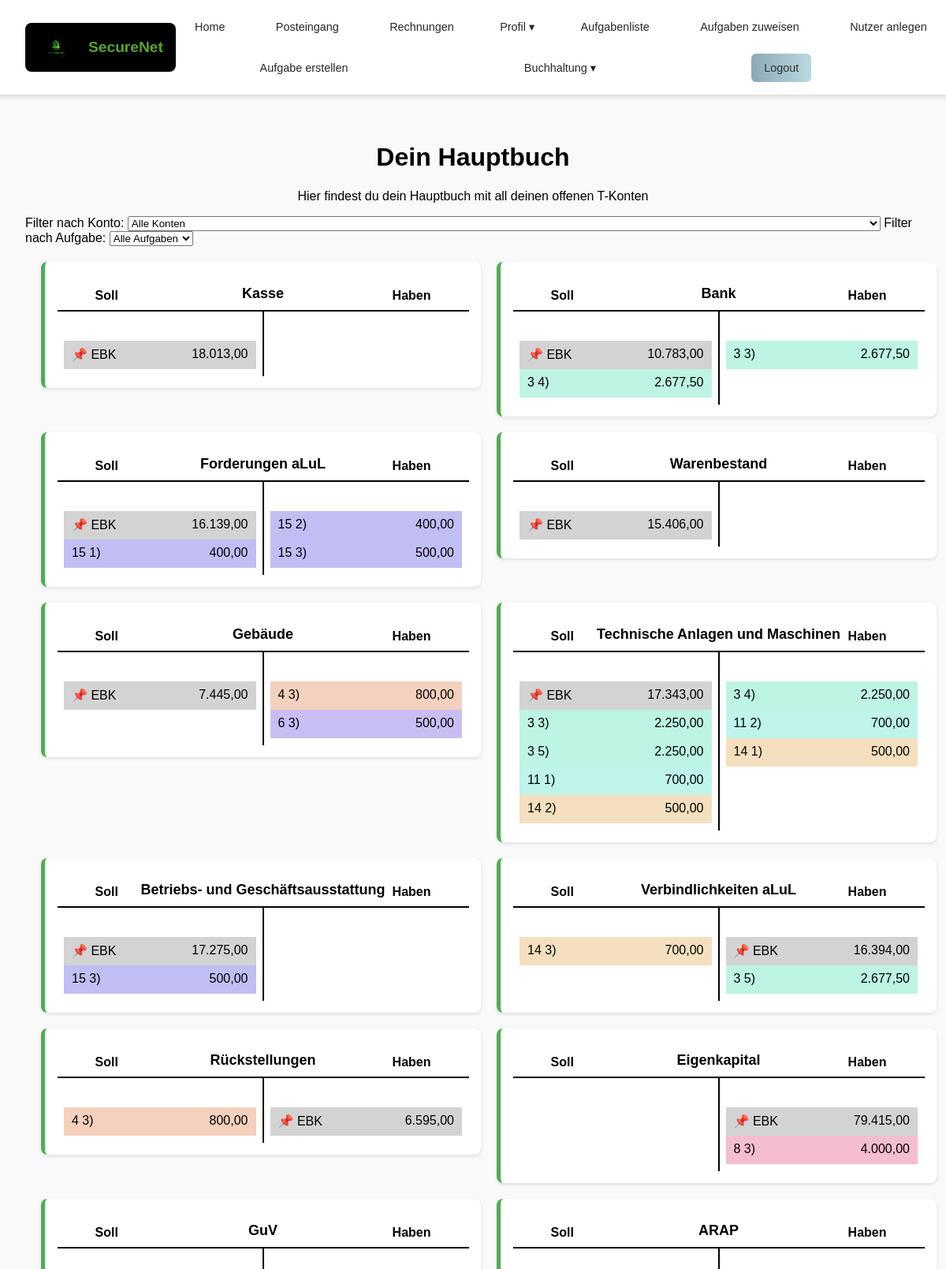
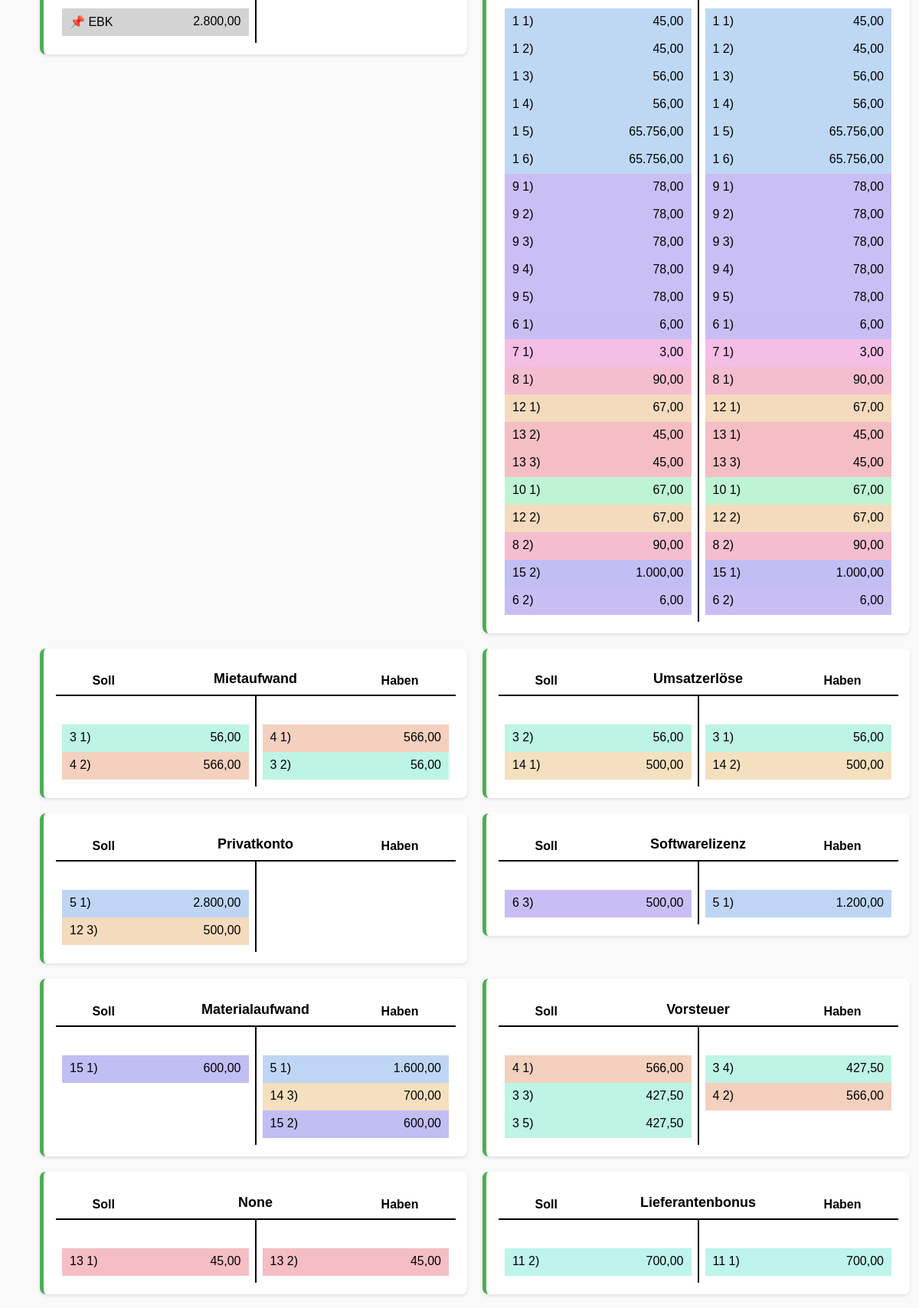
Page /posts/hauptbuch/ (signed in, upper part) on the committed database (2 pictures, top to bottom).
### posts/models.py (models this page shows, shortened)
class Konto(models.Model):
    KATEGORIE_CHOICES = [
        ('Bestandskonto', 'Bestandskonto'),
        ('Erfolgskonto', 'Erfolgskonto'),
    ]
    UNTERKATEGORIE_CHOICES = [
        ('Aktiva', 'Aktiva'),
        ('Passiva', 'Passiva'),
        ('Aufwand', 'Aufwand'),
        ('Ertrag', 'Ertrag'),
    ]
    name = models.CharField(max_length=255)
    kategorie = models.CharField(max_length=20, choices=KATEGORIE_CHOICES, blank=True, null=True)
    unterkategorie = models.CharField(max_length=20, choices=UNTERKATEGORIE_CHOICES, blank=True, null=True)
    kontonummer = models.IntegerField(null=True, blank=True)
    bilanzposition_nummer = models.IntegerField(null=True, blank=True)
    eins = models.CharField(max_length=20, choices=UNTERKATEGORIE_CHOICES, blank=True, null=True)
    erstellt_von = models.ForeignKey(
        settings.AUTH_USER_MODEL, null=True, blank=True,
        on_delete=models.SET_NULL, help_text="Nutzer, der das Konto erstellt hat"
    )
    kontenplan = models.ForeignKey('Kontenplan', null=True, blank=True, on_delete=models.SET_NULL)

class Anfangsbestand(models.Model):
    nutzer = models.ForeignKey(settings.AUTH_USER_MODEL, on_delete=models.CASCADE, related_name="anfangsbestaende")
    konto = models.ForeignKey(Konto, on_delete=models.CASCADE, related_name="anfangsbestaende")
    betrag = models.FloatField()
    class Meta:
        unique_together = ("nutzer", "konto")  # Jeder Nutzer hat für jedes Konto genau einen Eintrag

### posts/views.py (the view)
# urls.py: path('hauptbuch/', views.hauptbuch_view, name='hauptbuch'),
@login_required
def hauptbuch_view(request):
    user = request.user
    generate_user_anfangsbestaende(user)
    anfangsbestaende = Anfangsbestand.objects.filter(nutzer=user)
    buchungen = Buchung.objects.filter(nutzer=user)
    t_konten = build_t_konten(buchungen, anfangsbestaende)
    konten = Konto.objects.all().order_by('name')
    aufgaben_ids = sorted({f"{buchung.aufgabe.id} {buchung.versuch})" for buchung in buchungen})
    return render(request, "posts/hauptbuch.html", {
        "t_konten": t_konten,
        "konten": konten,
        "aufgaben_ids": aufgaben_ids
    })

### posts/templatetags/my_filters.py (called while the page is built)
@register.filter
def german_format(value):
    try:
        return "{:,.2f}".format(abs(float(value))).replace(",", "X").replace(".", ",").replace("X", ".")
    except (ValueError, TypeError):
        return value

### posts/views.py (called while the page is built)
def safe_parse(val):
    if isinstance(val, str):
        return json.loads(val or "[]")
    return val or []

def generate_color(aufgabe_id):
    hash_value = int(hashlib.md5(str(aufgabe_id).encode(), usedforsecurity=False).hexdigest(), 16)
    hue = hash_value % 360
    return f"hsl({hue}, 70%, 85%)"

### posts/templates/posts/hauptbuch.html (shortened to what this page needs)
{% extends 'master_layout.html' %}
{% load my_filters %}
{% load static %}
{% block css %}
<link rel="stylesheet" href="{% static 'css/hauptbuch.css' %}">
{% endblock %}
{% block content %}
<h1 class="h1">Dein Hauptbuch</h1>
<p class="p">Hier findest du dein Hauptbuch mit all deinen offenen T-Konten</p>
<form>
    <label for="konto_filter">Filter nach Konto:</label>
    <select name="konto" id="konto_filter">
        <option value="">Alle Konten</option>
    </select>
    <label for="aufgabe_filter">Filter nach Aufgabe:</label>
    <select name="aufgabe_id" id="aufgabe_filter">
        <option value="">Alle Aufgaben</option>
    </select>
</form>
<section class="hauptbuch">
    {% for konto, daten in t_konten.items %}
    <div class="konto" data-kontoname="{{ daten.name }}">
        <h2>{{ daten.name }}</h2>
        <table class="hauptbuch-tabelle">
            <thead>
                <tr>
                    <th class="soll">Soll</th>
                    <th class="haben">Haben</th>
                </tr>
            </thead>
            <tbody>
                <tr>
                    <td>
                        <table class="soll-haben-tabelle">
                            {% for aufgabe_id, betrag, farbe in daten.soll %}
                            <tr style="background-color: {{ farbe }};">
                                <td class="konto-name">
                                    {% if aufgabe_id == "EBK" %}📌 EBK{% else %}{{ aufgabe_id }}{% endif %}
                                </td>
                                <td class="betrag">{{ betrag|german_format }}</td>
                            </tr>
                            {% endfor %}
                        </table>
                    </td>
                    <td>
                        <table class="soll-haben-tabelle">
                            {% for aufgabe_id, betrag, farbe in daten.haben %}
                            <tr style="background-color: {{ farbe }};">
                                <td class="konto-name">
                                    {% if aufgabe_id == "EBK" %}📌 EBK{% else %}{{ aufgabe_id }}{% endif %}
                                </td>
                                <td class="betrag">{{ betrag|german_format }}</td>
                            </tr>
                            {% endfor %}
                        </table>
                    </td>
                </tr>
            </tbody>
        </table>
    </div>
    {% endfor %}
</section>
{% endblock %}

### assets/css/master_layout.css (style rules this page uses)
body { margin: 0; padding: 0; font-family: Arial, sans-serif; background-color: #f9f9f9; }

### static/css/hauptbuch.css (style rules this page uses)
.hauptbuch { display: grid; grid-template-columns: repeat(2, 1fr); gap: 20px; padding: 20px; align-items: flex-start; border-collapse: collapse; width: 100%; }
.h1, .p { text-align: center; }
.konto { background: white; padding: 15px; border-radius: 8px; box-shadow: 0 2px 4px rgba(0, 0, 0, 0.1); border-left: 5px solid #4CAF50; text-align: center; align-items: flex-start; }
.konto h2 { font-size: 18px; margin-bottom: 10px; }
.konto table { width: 100%; border-collapse: collapse; table-layout: fixed; }
.konto td { padding: 8px; border: 1px solid transparent; vertical-align: top; }
.soll-haben-tabelle td { border: none !important; padding: 8px 12px; }
.konto-name { text-align: left; padding-left: 10px; }
.betrag { text-align: right; padding-right: 10px; }
.soll, .haben { position: absolute; top: -34px; font-weight: bold; padding: 5px 10px; }
.soll { text-align: left; padding-left: 3rem; }
.haben { text-align: right; padding-right: 3rem; }
.soll-haben-tabelle td:first-child { text-align: left; padding-left: 10px; }
.soll-haben-tabelle td:last-child { text-align: right; padding-right: 10px; }
.hauptbuch tr { border-radius: 5px; transition: background-color 0.3s ease-in-out; }
.hauptbuch thead th { border-top: 2px solid black !important; position: relative; z-index: 2; }
.hauptbuch th:nth-child(2) { border-left: 2px solid black !important; }
.hauptbuch > .konto > table > tbody > tr > td:nth-child(2) { border-left: 2px solid black !important; position: relative; }
.hauptbuch > .konto > table thead th:nth-child(2) { position: relative; }
.hauptbuch table td { height: 20px; }

### rows in the picture
Konto: name "Kasse"
Anfangsbestand: soll "18.013,00"
Konto: name "Bank"
Anfangsbestand: soll "10.783,00"
Konto: name "Forderungen aLuL"
Anfangsbestand: soll "16.139,00"
Konto: name "Warenbestand"
Anfangsbestand: soll "15.406,00"
Konto: name "Gebäude"
Anfangsbestand: soll "7.445,00"
Konto: name "Technische Anlagen und Maschinen"
Anfangsbestand: soll "17.343,00"
Konto: name "Betriebs- und Geschäftsausstattung"
Anfangsbestand: soll "17.275,00"
Konto: name "Verbindlichkeiten aLuL"
Anfangsbestand: haben "16.394,00"
Konto: name "Rückstellungen"
Anfangsbestand: haben "6.595,00"
Konto: name "Eigenkapital"
Anfangsbestand: haben "79.415,00"
Konto: name "GuV"
Anfangsbestand: soll "2.800,00"
Konto: name "ARAP"
Konto: name "Mietaufwand"
Konto: name "Umsatzerlöse"
Konto: name "Privatkonto"
Konto: name "Softwarelizenz"
Konto: name "Materialaufwand"
Konto: name "Vorsteuer"
Konto: name "Lieferantenbonus"

### other values in the picture
{{ aufgabe_id }} "3 4)" "15 1)" "3 3)" "3 5)" "11 1)" "14 2)" "15 3)" "14 3)" "4 3)" "1 1)" "1 2)" "1 3)" "1 4)" "1 5)" "1 6)" "9 1)" "9 2)" "9 3)" "9 4)" "9 5)" "6 1)" "7 1)" "8 1)" "12 1)" "13 2)" "13 3)" "10 1)" "12 2)" "8 2)" "15 2)" "6 2)" "3 1)" "4 2)" "3 2)" "14 1)" "5 1)" "12 3)" "6 3)" "15 1)" "4 1)" "3 3)" "3 5)" "13 1)" "11 2)"
{{ betrag|german_format }} "2.677,50" "400,00" "2.250,00" "2.250,00" "700,00" "500,00" "500,00" "700,00" "800,00" "45,00" "45,00" "56,00" "56,00" "65.756,00" "65.756,00" "78,00" "78,00" "78,00" "78,00" "78,00" "6,00" "3,00" "90,00" "67,00" "45,00" "45,00" "67,00" "67,00" "90,00" "1.000,00" "6,00" "56,00" "566,00" "56,00" "500,00" "2.800,00" "500,00" "500,00" "600,00" "566,00" "427,50" "427,50" "45,00" "700,00"
{{ aufgabe_id }} "3 3)" "15 2)" "15 3)" "4 3)" "6 3)" "3 4)" "11 2)" "14 1)" "3 5)" "8 3)" "1 1)" "1 2)" "1 3)" "1 4)" "1 5)" "1 6)" "9 1)" "9 2)" "9 3)" "9 4)" "9 5)" "6 1)" "7 1)" "8 1)" "12 1)" "13 1)" "13 3)" "10 1)" "12 2)" "8 2)" "15 1)" "6 2)" "4 1)" "3 2)" "3 1)" "14 2)" "5 1)" "5 1)" "14 3)" "15 2)" "3 4)" "4 2)" "13 2)" "11 1)"
{{ betrag|german_format }} "2.677,50" "400,00" "500,00" "800,00" "500,00" "2.250,00" "700,00" "500,00" "2.677,50" "4.000,00" "45,00" "45,00" "56,00" "56,00" "65.756,00" "65.756,00" "78,00" "78,00" "78,00" "78,00" "78,00" "6,00" "3,00" "90,00" "67,00" "45,00" "45,00" "67,00" "67,00" "90,00" "1.000,00" "6,00" "566,00" "56,00" "56,00" "500,00" "1.200,00" "1.600,00" "700,00" "600,00" "427,50" "566,00" "45,00" "700,00"
{{ daten.name }} "None"
